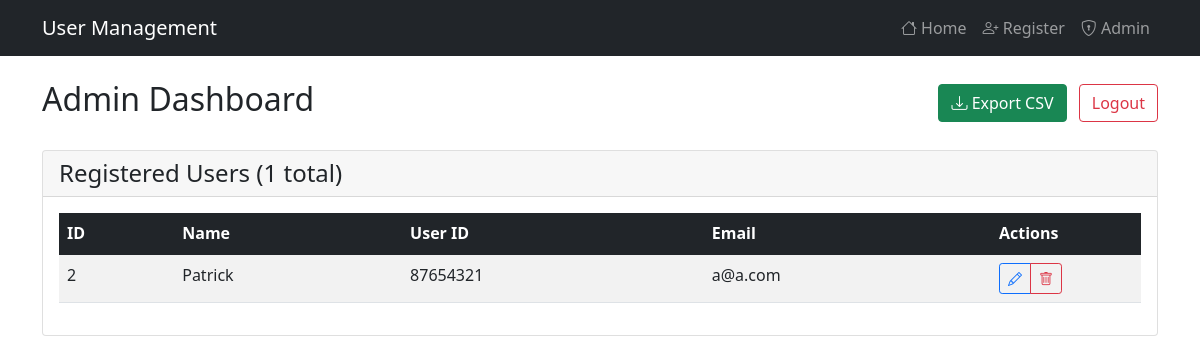
The page /admin/dashboard (signed in) on the database as committed earlier.
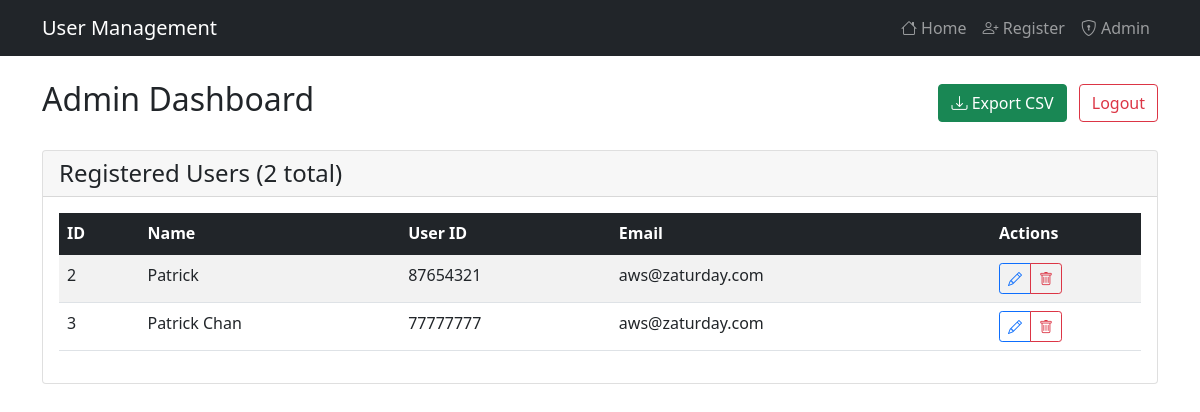
The same page on the database as committed later.
### models.py (models this page shows, shortened)
class User(db.Model):
    id = db.Column(db.Integer, primary_key=True)
    name = db.Column(db.String(100), nullable=False)
    uid = db.Column(db.String(50), nullable=False, unique=True)
    email = db.Column(db.String(120), nullable=False)

### blueprints/admin.py (the view)
@admin_bp.route('/dashboard')
def dashboard():
    if not session.get('admin_logged_in'):
        flash('Please login to access admin panel.', 'error')
        return redirect(url_for('admin.login'))
    users = User.query.all()
    return render_template('admin/dashboard.html', users=users)

### templates/admin/dashboard.html (shortened to what this page needs)
{% extends "base.html" %}
{% block content %}
<div class="d-flex justify-content-between align-items-center mb-4">
    <h2>Admin Dashboard</h2>
    <div>
        {% if users %}
        <a href="{{ url_for('admin.export_csv') }}" class="btn btn-success me-2">
            <i class="bi bi-download"></i> Export CSV
        </a>
        {% endif %}
        <a href="{{ url_for('admin.logout') }}" class="btn btn-outline-danger">Logout</a>
    </div>
</div>
<div class="card">
    <div class="card-header">
        <h4 class="card-title mb-0">Registered Users ({{ users|length }} total)</h4>
    </div>
    <div class="card-body">
        {% if users %}
        <div class="table-responsive">
            <table class="table table-striped table-hover">
                <thead class="table-dark">
                    <tr>
                        <th>ID</th>
                        <th>Name</th>
                        <th>User ID</th>
                        <th>Email</th>
                        <th width="150">Actions</th>
                    </tr>
                </thead>
                <tbody>
                    {% for user in users %}
                    <tr>
                        <td>{{ user.id }}</td>
                        <td>{{ user.name }}</td>
                        <td>{{ user.uid }}</td>
                        <td>{{ user.email }}</td>
                        <td>
                            <div class="btn-group" role="group">
                                <a href="{{ url_for('admin.edit_user', user_id=user.id) }}"
                                    class="btn btn-sm btn-outline-primary" title="Edit User">
                                    <i class="bi bi-pencil"></i>
                                </a>
                                <button type="button" class="btn btn-sm btn-outline-danger delete-btn"
                                    data-user-id="{{ user.id }}" data-user-name="{{ user.name }}" title="Delete User">
                                    <i class="bi bi-trash"></i>
                                </button>
                            </div>
                        </td>
                    </tr>
                    {% endfor %}
                </tbody>
            </table>
        </div>
        {% else %}
        <div class="text-center py-4">
            <p class="text-muted">No users registered yet.</p>
            <a href="{{ url_for('main.register') }}" class="btn btn-primary">Add First User</a>
        </div>
        {% endif %}
    </div>
</div>
{% endblock %}

### templates/base.html (shortened to what this page needs)
<!DOCTYPE html>
<html lang="en">
<head>
    <link href="https://cdn.jsdelivr.net/npm/bootstrap@5.1.3/dist/css/bootstrap.min.css" rel="stylesheet">
    <link rel="stylesheet" href="https://cdn.jsdelivr.net/npm/bootstrap-icons@1.7.2/font/bootstrap-icons.css">
</head>
<body>
    <nav class="navbar navbar-expand-lg navbar-dark bg-dark">
        <div class="container">
            <a class="navbar-brand" href="{{ url_for('main.index') }}">User Management</a>
            <div class="collapse navbar-collapse" id="navbarNav">
                <div class="navbar-nav ms-auto">
                    <a class="nav-link" href="{{ url_for('main.index') }}">
                        <i class="bi bi-house"></i> Home
                    </a>
                    <a class="nav-link" href="{{ url_for('main.register') }}">
                        <i class="bi bi-person-plus"></i> Register
                    </a>
                    <a class="nav-link" href="{{ url_for('admin.login') }}">
                        <i class="bi bi-shield-lock"></i> Admin
                    </a>
                </div>
            </div>
        </div>
    </nav>
    <div class="container mt-4">
        {% block content %}{% endblock %}
    </div>
</body>
</html>

Rows that differ between the two databases and show on the page:
changed User "Patrick": email "a@a.com" → "aws@zaturday.com"
added User: id "3", name "Patrick Chan", uid "77777777", email "aws@zaturday.com"
Other text that changed with them:
{{ users|length }}: "1" → "2"
